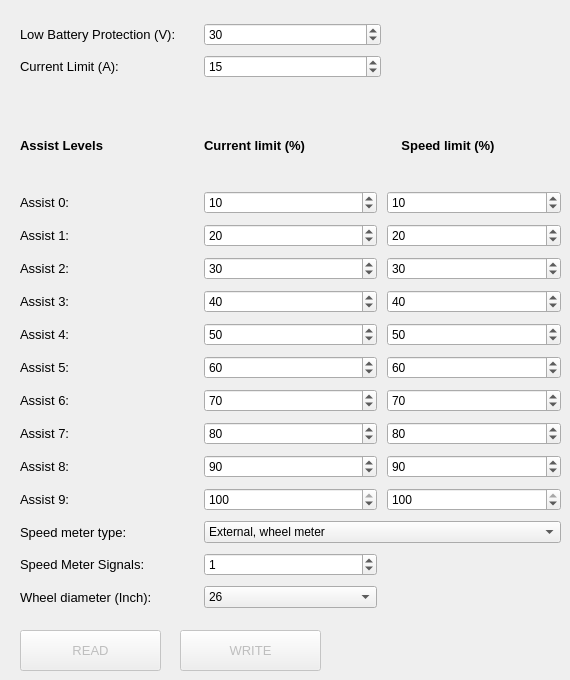
    <widget class="QWidget" name="tabBasic">
     <attribute name="title">
      <string>Basic</string>
     </attribute>
     <widget class="QPushButton" name="pushButtonRead">
      <property name="enabled">
       <bool>false</bool>
      </property>
      <property name="geometry">
       <rect>
        <x>20</x>
        <y>630</y>
        <width>141</width>
        <height>41</height>
       </rect>
      </property>
      <property name="font">
       <font>
        <pointsize>10</pointsize>
        <weight>50</weight>
        <bold>false</bold>
       </font>
      </property>
      <property name="locale">
       <locale language="English" country="UnitedKingdom"/>
      </property>
      <property name="text">
       <string>READ</string>
      </property>
     </widget>
     <widget class="QPushButton" name="pushButtonWrite">
      <property name="enabled">
       <bool>false</bool>
      </property>
      <property name="geometry">
       <rect>
        <x>180</x>
        <y>630</y>
        <width>141</width>
        <height>41</height>
       </rect>
      </property>
      <property name="font">
       <font>
        <pointsize>10</pointsize>
        <weight>50</weight>
        <bold>false</bold>
       </font>
      </property>
      <property name="locale">
       <locale language="English" country="UnitedKingdom"/>
      </property>
      <property name="text">
       <string>WRITE</string>
      </property>
      <property name="icon">
       <iconset>
        <normaloff>icons/burn.png</normaloff>icons/burn.png</iconset>
      </property>
     </widget>
     <widget class="QWidget" name="layoutWidget">
      <property name="geometry">
       <rect>
        <x>20</x>
        <y>110</y>
        <width>541</width>
        <height>498</height>
       </rect>
      </property>
      <layout class="QGridLayout" name="gridLayout">
       <property name="spacing">
        <number>10</number>
       </property>
       <item row="0" column="0">
        <widget class="QLabel" name="label_7">
         <property name="font">
          <font>
           <pointsize>10</pointsize>
           <weight>75</weight>
           <bold>true</bold>
          </font>
         </property>
         <property name="locale">
          <locale language="English" country="UnitedKingdom"/>
         </property>
         <property name="text">
          <string>Assist Levels</string>
         </property>
         <property name="alignment">
          <set>Qt::AlignLeading|Qt::AlignLeft|Qt::AlignVCenter</set>
         </property>
        </widget>
       </item>
       <item row="0" column="1">
        <widget class="QLabel" name="label_12">
         <property name="font">
          <font>
           <pointsize>10</pointsize>
           <weight>75</weight>
           <bold>true</bold>
          </font>
         </property>
         <property name="locale">
          <locale language="English" country="UnitedKingdom"/>
         </property>
         <property name="text">
          <string>Current limit (%)</string>
         </property>
         <property name="alignment">
          <set>Qt::AlignLeading|Qt::AlignLeft|Qt::AlignVCenter</set>
         </property>
        </widget>
       </item>
       <item row="0" column="2">
        <widget class="QLabel" name="label_15">
         <property name="font">
          <font>
           <pointsize>10</pointsize>
           <weight>75</weight>
           <bold>true</bold>
          </font>
         </property>
         <property name="locale">
          <locale language="English" country="UnitedKingdom"/>
         </property>
         <property name="text">
          <string>    Speed limit (%)   </string>
         </property>
         <property name="alignment">
          <set>Qt::AlignLeading|Qt::AlignLeft|Qt::AlignVCenter</set>
         </property>
        </widget>
       </item>
       <item row="1" column="0">
        <widget class="QLabel" name="label_3">
         <property name="font">
          <font>
           <pointsize>10</pointsize>
           <weight>50</weight>
           <bold>false</bold>
          </font>
         </property>
         <property name="locale">
          <locale language="English" country="UnitedKingdom"/>
         </property>
         <property name="text">
          <string>Assist 0:</string>
         </property>
         <property name="alignment">
          <set>Qt::AlignLeading|Qt::AlignLeft|Qt::AlignVCenter</set>
         </property>
        </widget>
       </item>
       <item row="1" column="1">
        <widget class="QSpinBox" name="spinBoxAssist0">
         <property name="font">
          <font>
           <weight>50</weight>
           <bold>false</bold>
          </font>
         </property>
         <property name="locale">
          <locale language="English" country="UnitedKingdom"/>
         </property>
         <property name="maximum">
          <number>100</number>
         </property>
         <property name="value">
          <number>10</number>
         </property>
        </widget>
       </item>
       <item row="1" column="2">
        <widget class="QSpinBox" name="spinBoxSpeedlimit0">
         <property name="font">
          <font>
           <weight>50</weight>
           <bold>false</bold>
          </font>
         </property>
         <property name="locale">
          <locale language="English" country="UnitedKingdom"/>
         </property>
         <property name="maximum">
          <number>100</number>
         </property>
         <property name="value">
          <number>10</number>
         </property>
        </widget>
       </item>
       <item row="2" column="0">
        <widget class="QLabel" name="label_4">
         <property name="font">
          <font>
           <pointsize>10</pointsize>
           <weight>50</weight>
           <bold>false</bold>
          </font>
         </property>
         <property name="locale">
          <locale language="English" country="UnitedKingdom"/>
         </property>
         <property name="text">
          <string>Assist 1:</string>
         </property>
         <property name="alignment">
          <set>Qt::AlignLeading|Qt::AlignLeft|Qt::AlignVCenter</set>
         </property>
        </widget>
       </item>
       <item row="2" column="1">
        <widget class="QSpinBox" name="spinBoxAssist1">
         <property name="font">
          <font>
           <weight>50</weight>
           <bold>false</bold>
          </font>
         </property>
         <property name="locale">
          <locale language="English" country="UnitedKingdom"/>
         </property>
         <property name="maximum">
          <number>100</number>
         </property>
         <property name="value">
          <number>20</number>
         </property>
        </widget>
       </item>
       <item row="2" column="2">
        <widget class="QSpinBox" name="spinBoxSpeedlimit1">
         <property name="font">
          <font>
           <weight>50</weight>
           <bold>false</bold>
          </font>
         </property>
         <property name="locale">
          <locale language="English" country="UnitedKingdom"/>
         </property>
         <property name="maximum">
          <number>100</number>
         </property>
         <property name="value">
          <number>20</number>
         </property>
        </widget>
       </item>
       <item row="3" column="0">
        <widget class="QLabel" name="label_5">
         <property name="font">
          <font>
           <pointsize>10</pointsize>
           <weight>50</weight>
           <bold>false</bold>
          </font>
         </property>
         <property name="locale">
          <locale language="English" country="UnitedKingdom"/>
         </property>
         <property name="text">
          <string>Assist 2:</string>
         </property>
         <property name="alignment">
          <set>Qt::AlignLeading|Qt::AlignLeft|Qt::AlignVCenter</set>
         </property>
        </widget>
       </item>
       <item row="3" column="1">
        <widget class="QSpinBox" name="spinBoxAssist2">
         <property name="font">
          <font>
           <weight>50</weight>
           <bold>false</bold>
          </font>
         </property>
         <property name="locale">
          <locale language="English" country="UnitedKingdom"/>
         </property>
         <property name="maximum">
          <number>100</number>
         </property>
         <property name="value">
          <number>30</number>
         </property>
        </widget>
       </item>
       <item row="3" column="2">
        <widget class="QSpinBox" name="spinBoxSpeedlimit2">
         <property name="font">
          <font>
           <weight>50</weight>
           <bold>false</bold>
          </font>
         </property>
         <property name="locale">
          <locale language="English" country="UnitedKingdom"/>
         </property>
         <property name="maximum">
          <number>100</number>
         </property>
         <property name="value">
          <number>30</number>
         </property>
        </widget>
       </item>
       <item row="4" column="0">
        <widget class="QLabel" name="label_6">
         <property name="font">
          <font>
           <pointsize>10</pointsize>
           <weight>50</weight>
           <bold>false</bold>
          </font>
         </property>
         <property name="locale">
          <locale language="English" country="UnitedKingdom"/>
         </property>
         <property name="text">
          <string>Assist 3:</string>
         </property>
         <property name="alignment">
          <set>Qt::AlignLeading|Qt::AlignLeft|Qt::AlignVCenter</set>
         </property>
        </widget>
       </item>
       <item row="4" column="1">
        <widget class="QSpinBox" name="spinBoxAssist3">
         <property name="font">
          <font>
           <weight>50</weight>
           <bold>false</bold>
          </font>
         </property>
         <property name="locale">
          <locale language="English" country="UnitedKingdom"/>
         </property>
         <property name="maximum">
          <number>100</number>
         </property>
         <property name="value">
          <number>40</number>
         </property>
        </widget>
       </item>
       <item row="4" column="2">
        <widget class="QSpinBox" name="spinBoxSpeedlimit3">
         <property name="font">
          <font>
           <weight>50</weight>
           <bold>false</bold>
          </font>
         </property>
         <property name="locale">
          <locale language="English" country="UnitedKingdom"/>
         </property>
         <property name="maximum">
          <number>100</number>
         </property>
         <property name="value">
          <number>40</number>
         </property>
        </widget>
       </item>
       <item row="5" column="0">
        <widget class="QLabel" name="label_10">
         <property name="font">
          <font>
           <pointsize>10</pointsize>
           <weight>50</weight>
           <bold>false</bold>
          </font>
         </property>
         <property name="locale">
          <locale language="English" country="UnitedKingdom"/>
         </property>
         <property name="text">
          <string>Assist 4:</string>
         </property>
         <property name="alignment">
          <set>Qt::AlignLeading|Qt::AlignLeft|Qt::AlignVCenter</set>
         </property>
        </widget>
       </item>
       <item row="5" column="1">
        <widget class="QSpinBox" name="spinBoxAssist4">
         <property name="font">
          <font>
           <weight>50</weight>
           <bold>false</bold>
          </font>
         </property>
         <property name="locale">
          <locale language="English" country="UnitedKingdom"/>
         </property>
         <property name="maximum">
          <number>100</number>
         </property>
         <property name="value">
          <number>50</number>
         </property>
        </widget>
       </item>
       <item row="5" column="2">
        <widget class="QSpinBox" name="spinBoxSpeedlimit4">
         <property name="font">
          <font>
           <weight>50</weight>
           <bold>false</bold>
          </font>
         </property>
         <property name="locale">
          <locale language="English" country="UnitedKingdom"/>
         </property>
         <property name="maximum">
          <number>100</number>
         </property>
         <property name="value">
          <number>50</number>
         </property>
        </widget>
       </item>
       <item row="6" column="0">
        <widget class="QLabel" name="label_9">
         <property name="font">
          <font>
           <pointsize>10</pointsize>
           <weight>50</weight>
           <bold>false</bold>
          </font>
         </property>
         <property name="locale">
          <locale language="English" country="UnitedKingdom"/>
         </property>
         <property name="text">
          <string>Assist 5:</string>
         </property>
         <property name="alignment">
          <set>Qt::AlignLeading|Qt::AlignLeft|Qt::AlignVCenter</set>
         </property>
        </widget>
       </item>
       <item row="6" column="1">
        <widget class="QSpinBox" name="spinBoxAssist5">
         <property name="font">
          <font>
           <weight>50</weight>
           <bold>false</bold>
          </font>
         </property>
         <property name="locale">
          <locale language="English" country="UnitedKingdom"/>
         </property>
         <property name="maximum">
          <number>100</number>
         </property>
         <property name="value">
          <number>60</number>
         </property>
        </widget>
       </item>
       <item row="6" column="2">
        <widget class="QSpinBox" name="spinBoxSpeedlimit5">
         <property name="font">
          <font>
           <weight>50</weight>
           <bold>false</bold>
          </font>
         </property>
         <property name="locale">
          <locale language="English" country="UnitedKingdom"/>
         </property>
         <property name="maximum">
          <number>100</number>
         </property>
         <property name="value">
          <number>60</number>
         </property>
        </widget>
       </item>
       <item row="7" column="0">
        <widget class="QLabel" name="label_8">
         <property name="font">
          <font>
           <pointsize>10</pointsize>
           <weight>50</weight>
           <bold>false</bold>
          </font>
         </property>
         <property name="locale">
          <locale language="English" country="UnitedKingdom"/>
         </property>
         <property name="text">
          <string>Assist 6:</string>
         </property>
         <property name="alignment">
          <set>Qt::AlignLeading|Qt::AlignLeft|Qt::AlignVCenter</set>
         </property>
        </widget>
       </item>
       <item row="7" column="1">
        <widget class="QSpinBox" name="spinBoxAssist6">
         <property name="font">
          <font>
           <weight>50</weight>
           <bold>false</bold>
          </font>
         </property>
         <property name="locale">
          <locale language="English" country="UnitedKingdom"/>
         </property>
         <property name="maximum">
          <number>100</number>
         </property>
         <property name="value">
          <number>70</number>
         </property>
        </widget>
       </item>
       <item row="7" column="2">
        <widget class="QSpinBox" name="spinBoxSpeedlimit6">
         <property name="font">
          <font>
           <weight>50</weight>
           <bold>false</bold>
          </font>
         </property>
         <property name="locale">
          <locale language="English" country="UnitedKingdom"/>
         </property>
         <property name="maximum">
          <number>100</number>
         </property>
         <property name="value">
          <number>70</number>
         </property>
        </widget>
       </item>
       <item row="8" column="0">
        <widget class="QLabel" name="label_11">
         <property name="font">
          <font>
           <pointsize>10</pointsize>
           <weight>50</weight>
           <bold>false</bold>
          </font>
         </property>
         <property name="locale">
          <locale language="English" country="UnitedKingdom"/>
         </property>
         <property name="text">
          <string>Assist 7:</string>
         </property>
         <property name="alignment">
          <set>Qt::AlignLeading|Qt::AlignLeft|Qt::AlignVCenter</set>
         </property>
        </widget>
       </item>
       <item row="8" column="1">
        <widget class="QSpinBox" name="spinBoxAssist7">
         <property name="font">
          <font>
           <weight>50</weight>
           <bold>false</bold>
          </font>
         </property>
         <property name="locale">
          <locale language="English" country="UnitedKingdom"/>
         </property>
         <property name="maximum">
          <number>100</number>
         </property>
         <property name="value">
          <number>80</number>
         </property>
        </widget>
       </item>
       <item row="8" column="2">
        <widget class="QSpinBox" name="spinBoxSpeedlimit7">
         <property name="font">
          <font>
           <weight>50</weight>
           <bold>false</bold>
          </font>
         </property>
         <property name="locale">
          <locale language="English" country="UnitedKingdom"/>
         </property>
         <property name="maximum">
          <number>100</number>
         </property>
         <property name="value">
          <number>80</number>
         </property>
        </widget>
       </item>
       <item row="9" column="0">
        <widget class="QLabel" name="label_13">
         <property name="font">
          <font>
           <pointsize>10</pointsize>
           <weight>50</weight>
           <bold>false</bold>
          </font>
         </property>
         <property name="locale">
          <locale language="English" country="UnitedKingdom"/>
         </property>
         <property name="text">
          <string>Assist 8:</string>
         </property>
         <property name="alignment">
          <set>Qt::AlignLeading|Qt::AlignLeft|Qt::AlignVCenter</set>
         </property>
        </widget>
       </item>
       <item row="9" column="1">
        <widget class="QSpinBox" name="spinBoxAssist8">
         <property name="font">
          <font>
           <weight>50</weight>
           <bold>false</bold>
          </font>
         </property>
         <property name="locale">
          <locale language="English" country="UnitedKingdom"/>
         </property>
         <property name="maximum">
          <number>100</number>
         </property>
         <property name="value">
          <number>90</number>
         </property>
        </widget>
       </item>
       <item row="9" column="2">
        <widget class="QSpinBox" name="spinBoxSpeedlimit8">
         <property name="font">
          <font>
           <weight>50</weight>
           <bold>false</bold>
          </font>
         </property>
         <property name="locale">
          <locale language="English" country="UnitedKingdom"/>
         </property>
         <property name="maximum">
          <number>100</number>
         </property>
         <property name="value">
          <number>90</number>
         </property>
        </widget>
       </item>
       <item row="10" column="0">
        <widget class="QLabel" name="label_14">
         <property name="font">
          <font>
           <pointsize>10</pointsize>
           <weight>50</weight>
           <bold>false</bold>
          </font>
         </property>
         <property name="locale">
          <locale language="English" country="UnitedKingdom"/>
         </property>
         <property name="text">
          <string>Assist 9:</string>
         </property>
         <property name="alignment">
          <set>Qt::AlignLeading|Qt::AlignLeft|Qt::AlignVCenter</set>
         </property>
        </widget>
       </item>
       <item row="10" column="1">
        <widget class="QSpinBox" name="spinBoxAssist9">
         <property name="font">
          <font>
           <weight>50</weight>
           <bold>false</bold>
          </font>
         </property>
         <property name="locale">
          <locale language="English" country="UnitedKingdom"/>
         </property>
         <property name="maximum">
          <number>100</number>
         </property>
         <property name="value">
          <number>100</number>
         </property>
        </widget>
       </item>
       <item row="10" column="2">
        <widget class="QSpinBox" name="spinBoxSpeedlimit9">
         <property name="font">
          <font>
           <weight>50</weight>
           <bold>false</bold>
          </font>
         </property>
         <property name="locale">
          <locale language="English" country="UnitedKingdom"/>
         </property>
         <property name="maximum">
          <number>100</number>
         </property>
         <property name="value">
          <number>100</number>
         </property>
        </widget>
       </item>
       <item row="11" column="0">
        <widget class="QLabel" name="label_16">
         <property name="font">
          <font>
           <pointsize>10</pointsize>
           <weight>50</weight>
           <bold>false</bold>
          </font>
         </property>
         <property name="locale">
          <locale language="English" country="UnitedKingdom"/>
         </property>
         <property name="text">
          <string>Speed meter type:</string>
         </property>
         <property name="alignment">
          <set>Qt::AlignLeading|Qt::AlignLeft|Qt::AlignVCenter</set>
         </property>
        </widget>
       </item>
       <item row="12" column="0">
        <widget class="QLabel" name="label_18">
         <property name="font">
          <font>
           <pointsize>10</pointsize>
           <weight>50</weight>
           <bold>false</bold>
          </font>
         </property>
         <property name="locale">
          <locale language="English" country="UnitedKingdom"/>
         </property>
         <property name="text">
          <string>Speed Meter Signals:</string>
         </property>
         <property name="alignment">
          <set>Qt::AlignLeading|Qt::AlignLeft|Qt::AlignVCenter</set>
         </property>
        </widget>
       </item>
       <item row="12" column="1">
        <widget class="QSpinBox" name="spinBoxSpeedMeterSignals">
         <property name="font">
          <font>
           <weight>50</weight>
           <bold>false</bold>
          </font>
         </property>
         <property name="locale">
          <locale language="English" country="UnitedKingdom"/>
         </property>
         <property name="maximum">
          <number>100</number>
         </property>
         <property name="value">
          <number>1</number>
         </property>
        </widget>
       </item>
       <item row="13" column="0">
        <widget class="QLabel" name="label_19">
         <property name="font">
          <font>
           <pointsize>10</pointsize>
           <weight>50</weight>
           <bold>false</bold>
          </font>
         </property>
         <property name="locale">
          <locale language="English" country="UnitedKingdom"/>
         </property>
         <property name="text">
          <string>Wheel diameter (Inch):</string>
         </property>
         <property name="alignment">
          <set>Qt::AlignLeading|Qt::AlignLeft|Qt::AlignVCenter</set>
         </property>
        </widget>
       </item>
       <item row="13" column="1">
        <widget class="QComboBox" name="comboBoxWheelDiameter">
         <property name="font">
          <font>
           <pointsize>9</pointsize>
           <weight>50</weight>
           <bold>false</bold>
          </font>
         </property>
         <property name="locale">
          <locale language="English" country="UnitedKingdom"/>
         </property>
         <property name="currentText">
          <string>26</string>
         </property>
         <property name="currentIndex">
          <number>10</number>
         </property>
         <item>
          <property name="text">
           <string>16</string>
          </property>
         </item>
         <item>
          <property name="text">
           <string>17</string>
          </property>
         </item>
         <item>
          <property name="text">
           <string>18</string>
          </property>
         </item>
         <item>
          <property name="text">
           <string>19</string>
          </property>
         </item>
         <item>
          <property name="text">
           <string>20</string>
          </property>
         </item>
         <item>
          <property name="text">
           <string>21</string>
          </property>
         </item>
         <item>
          <property name="text">
           <string>22</string>
          </property>
         </item>
         <item>
          <property name="text">
           <string>23</string>
          </property>
         </item>
         <item>
          <property name="text">
           <string>24</string>
          </property>
         </item>
         <item>
          <property name="text">
           <string>25</string>
          </property>
         </item>
         <item>
          <property name="text">
           <string>26</string>
          </property>
         </item>
         <item>
          <property name="text">
           <string>27</string>
          </property>
         </item>
         <item>
          <property name="text">
           <string>700C</string>
          </property>
         </item>
         <item>
          <property name="text">
           <string>28</string>
          </property>
         </item>
         <item>
          <property name="text">
           <string>29</string>
          </property>
         </item>
         <item>
          <property name="text">
           <string>30</string>
          </property>
         </item>
        </widget>
       </item>
       <item row="11" column="1" colspan="2">
        <widget class="QComboBox" name="comboBoxPorts_2">
         <property name="font">
          <font>
           <pointsize>9</pointsize>
           <weight>50</weight>
           <bold>false</bold>
          </font>
         </property>
         <property name="locale">
          <locale language="English" country="UnitedKingdom"/>
         </property>
         <item>
          <property name="text">
           <string>External, wheel meter</string>
          </property>
         </item>
         <item>
          <property name="text">
           <string>Internal, motor meter</string>
          </property>
         </item>
         <item>
          <property name="text">
           <string>By motor phase</string>
          </property>
         </item>
        </widget>
       </item>
      </layout>
     </widget>
     <widget class="QWidget" name="layoutWidget">
      <property name="geometry">
       <rect>
        <x>20</x>
        <y>20</y>
        <width>361</width>
        <height>63</height>
       </rect>
      </property>
      <layout class="QGridLayout" name="gridLayout_2">
       <item row="0" column="0">
        <widget class="QLabel" name="label">
         <property name="font">
          <font>
           <pointsize>10</pointsize>
           <weight>50</weight>
           <bold>false</bold>
          </font>
         </property>
         <property name="toolTip">
          <string>This is the voltage at which the controller will stop the motor to keep your battery safe from over-discharge. It should be set by the manufacturer properly and you don’t need to change it. For 13S battery packs 41V is the default.</string>
         </property>
         <property name="locale">
          <locale language="English" country="UnitedKingdom"/>
         </property>
         <property name="text">
          <string>Low Battery Protection (V):</string>
         </property>
         <property name="alignment">
          <set>Qt::AlignLeading|Qt::AlignLeft|Qt::AlignVCenter</set>
         </property>
        </widget>
       </item>
       <item row="0" column="1">
        <widget class="QSpinBox" name="spinBoxLowBatteryVoltage">
         <property name="enabled">
          <bool>true</bool>
         </property>
         <property name="font">
          <font>
           <weight>50</weight>
           <bold>false</bold>
          </font>
         </property>
         <property name="locale">
          <locale language="English" country="UnitedKingdom"/>
         </property>
         <property name="value">
          <number>30</number>
         </property>
        </widget>
       </item>
       <item row="1" column="0">
        <widget class="QLabel" name="label_2">
         <property name="font">
          <font>
           <pointsize>10</pointsize>
           <weight>50</weight>
           <bold>false</bold>
          </font>
         </property>
         <property name="locale">
          <locale language="English" country="UnitedKingdom"/>
         </property>
         <property name="text">
          <string>Current Limit (A):</string>
         </property>
         <property name="alignment">
          <set>Qt::AlignLeading|Qt::AlignLeft|Qt::AlignVCenter</set>
         </property>
        </widget>
       </item>
       <item row="1" column="1">
        <widget class="QSpinBox" name="spinBoxCurrentLimit">
         <property name="font">
          <font>
           <weight>50</weight>
           <bold>false</bold>
          </font>
         </property>
         <property name="locale">
          <locale language="English" country="UnitedKingdom"/>
         </property>
         <property name="value">
          <number>15</number>
         </property>
        </widget>
       </item>
      </layout>
     </widget>
    </widget>
